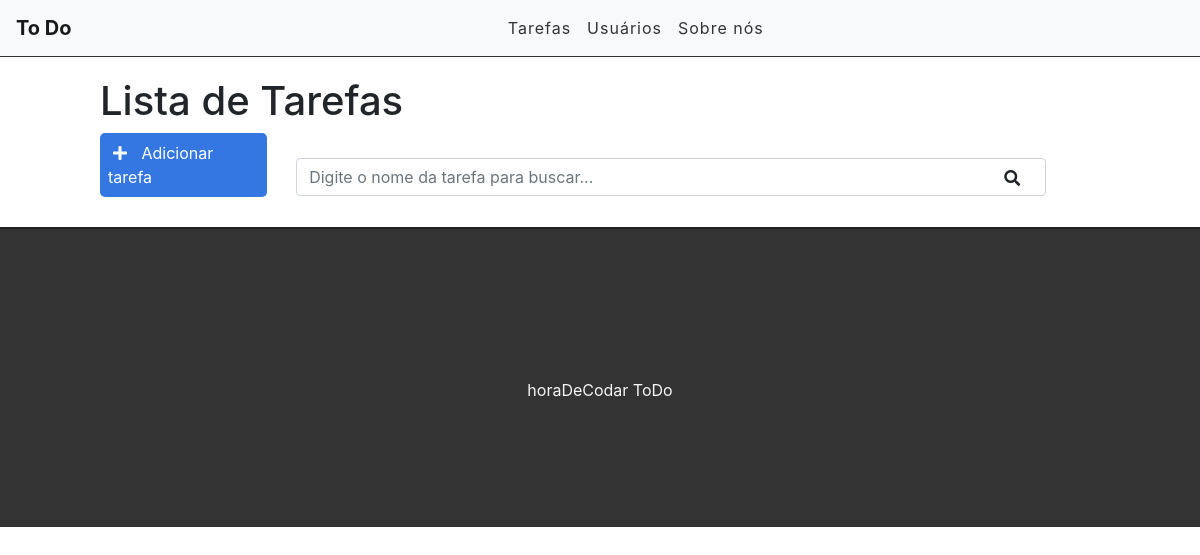
Before: / with the older database file.
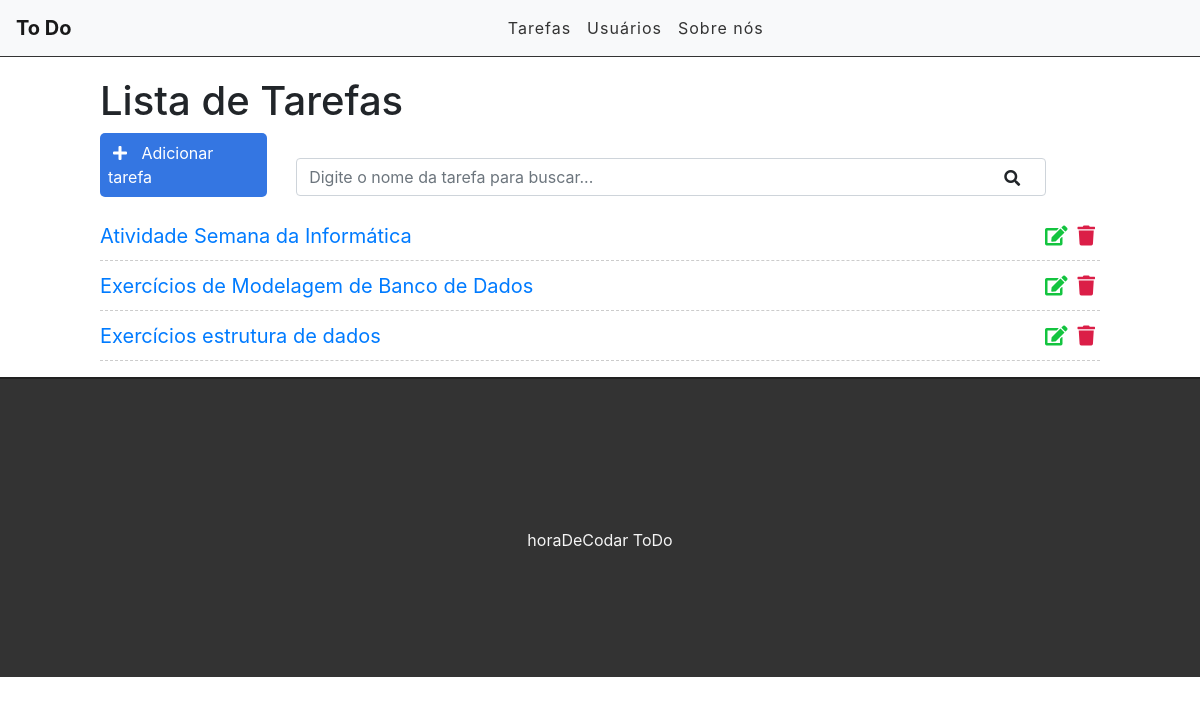
After: the same page with the newer database file.
### tasks/models.py (models this page shows, shortened)
class Task(models.Model):
	STATUS = (('doing','Doing'),('done','Done'),)
	title = models.CharField(max_length=255)
	description = models.TextField()
	done = models.CharField(max_length=5,choices=STATUS)
	created_at = models.DateTimeField(auto_now_add=True)
	updated_at = models.DateTimeField(auto_now=True)

### tasks/views.py (the view)
# urls.py: path('',views.taskList,name='task-list'),
def taskList(request):
	tasks = Task.objects.all().order_by('-created_at')
	return render(request,'tasks/list.html',{'tasks':tasks})

### tasks/templates/tasks/list.html (shortened to what this page needs)
{% extends 'base.html' %}
{% block content %}
<div class="offset-1 col-10 list-div">
    <h1>Lista de Tarefas</h1>
    <a id="add-link" href="newtask/">
        <div class="col-2 add-div">
            <i class="fas fa-plus"></i> Adicionar tarefa
        </div>
    </a>
    <div class="col-9 search-div">
        <input class="form-control" type="text" id="search" name="search" placeholder="Digite o nome da tarefa para buscar...">
        <i class="fas fa-search"></i>
    </div>
    <ul class="task-list">
        {% for task in tasks %}
        <li class="task-item">
            <span><a href="/task/{{task.id}}">{{task.title}}</a></span>
            <a href="delete/{{task.id}}"><span><i class="fas fa-trash"></i></span></a>
            <a href="edit/{{task.id}}"><span><i class="fas fa-edit"></i></span></a>
        </li>
        {% endfor %}
    </ul>
</div>
{% endblock %}

### tasks/templates/base.html (shortened to what this page needs)
{% load static %}
<!DOCTYPE html>
<html lang="en">
<head>
    <link href="https://stackpath.bootstrapcdn.com/bootstrap/4.3.1/css/bootstrap.min.css" rel="stylesheet">
    <link rel="stylesheet" href="https://use.fontawesome.com/releases/v5.7.2/css/all.css">
    <link rel="stylesheet" href="{% static 'css/styles.css' %}">
</head>
<body>
    <div class="container-fluid">
        <nav class="navbar navbar-expand-lg navbar-light bg-light">
            <a class="navbar-brand" href="/">To Do</a>
            <div class="collapse navbar-collapse" id="navbarSupportedContent">
                <ul class="navbar-nav">
                    <li class="nav-item">
                        <a class="nav-link" href="/">Tarefas</a>
                    </li>
                    <li class="nav-item">
                        <a class="nav-link" href="users/">Usuários</a>
                    </li>
                    <li class="nav-item">
                        <a class="nav-link" href="about/">Sobre nós</a>
                    </li>
                </ul>
            </div>
        </nav>
        {% block content %}
        {% endblock %}
        <footer>
            <p>horaDeCodar ToDo</p>
        </footer>
    </div>
</body>
</html>

### tasks/static/css/styles.css (style rules this page uses)
.container-fluid { padding: 0; }
.navbar { border-bottom: 1px solid #333; margin-bottom: 20px; }
.navbar-nav { margin: auto; }
.navbar-brand { font-weight: bold; }
.navbar-light .navbar-nav a.nav-link { color: #333; letter-spacing: 1px; }
#add-link { text-decoration: none; }
.add-div { background-color: #3476e2; cursor: pointer; display: inline-block; color: #FFF; padding: 8px; border-radius: 5px; margin-right: 25px; }
.fas.fa-plus { color: #FFF; margin-right: 10px; margin-left: 5px; }
.fas.fa-search { position: absolute; top: 12px; right: 26px; }
.search-div { padding: 0; margin-top: 15px; margin-bottom: 15px; display: inline-block; }
.list-div { padding: 0; }
.task-list { padding-left: 0; }
.task-item { list-style: none; font-size: 20px; height: 50px; padding-top: 10px; border-bottom: 1px dashed #ccc; }
.fas.fa-trash { color: #db1e47; cursor: pointer; margin: 5px; font-size: 20px; float: right; }
.fas.fa-edit { color: #13c43f; cursor: pointer; margin: 5px; font-size: 20px; float: right; }
footer { background-color: #333; height: 300px; border-top: 2px solid #202020; }
footer p { color: #f5f5f5; text-align: center; top: 50%; position: relative; }

Changed rows visible on the page:
added Task: title "Atividade Semana da Informática"
added Task: title "Exercícios de Modelagem de Banco de Dados"
added Task: title "Exercícios estrutura de dados"
